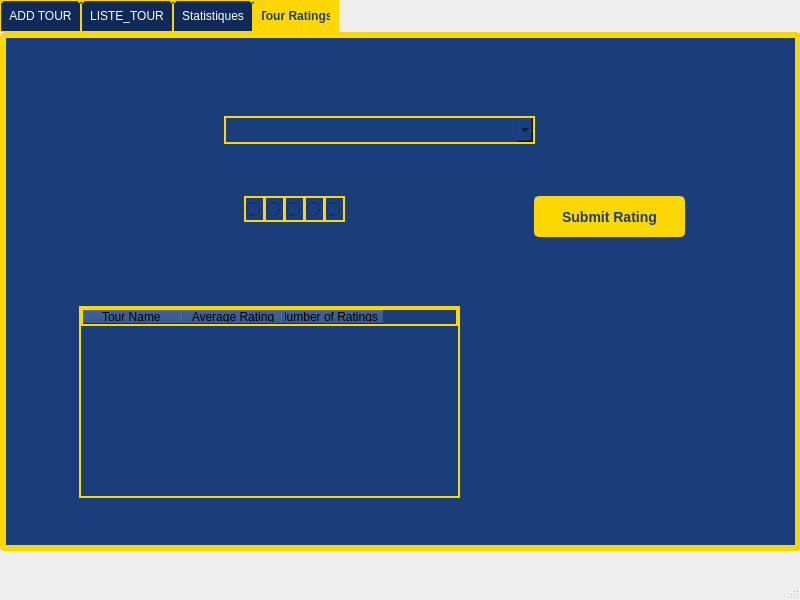
<?xml version="1.0" encoding="UTF-8"?>
<ui version="4.0">
 <class>G_Tours</class>
 <widget class="QMainWindow" name="G_Tours">
  <property name="geometry">
   <rect>
    <x>0</x>
    <y>0</y>
    <width>800</width>
    <height>600</height>
   </rect>
  </property>
  <property name="windowTitle">
   <string>MainWindow</string>
  </property>
  <widget class="QWidget" name="centralwidget">
   <widget class="QTabWidget" name="tableWidgetTours">
    <property name="geometry">
     <rect>
      <x>0</x>
      <y>0</y>
      <width>801</width>
      <height>551</height>
     </rect>
    </property>
    <property name="minimumSize">
     <size>
      <width>801</width>
      <height>551</height>
     </size>
    </property>
    <property name="maximumSize">
     <size>
      <width>801</width>
      <height>551</height>
     </size>
    </property>
    <property name="styleSheet">
     <string notr="true">QWidget {
    background-color: #1A3D7C; /* Bleu foncé inspiré du football */
    border: 2px solid #FFD700; /* Doré pour une touche premium */
}

QLabel {
    color: black;
    font-size: 14px;
    font-weight: bold;
}

QTabWidget::pane {
    border: 2px solid #FFD700;
    background: #1A3D7C;
    border-radius: 5px;
}

QTabBar::tab {
    background: #0E2A58;
    color: white;
    padding: 8px;
    border: 1px solid #FFD700;
    border-top-left-radius: 5px;
    border-top-right-radius: 5px;
}

QTabBar::tab:selected {
    background: #FFD700;
    color: #1A3D7C;
    font-weight: bold;
}

QPushButton {
    background-color: #FFD700;
    color: #1A3D7C;
    border-radius: 5px;
    padding: 8px;
    font-size: 14px;
    font-weight: bold;
}

QPushButton:hover {
    background-color: #FFC107;
}

QLineEdit, QTextEdit {
    background-color: white;
    border: 1px solid #FFD700;
    padding: 5px;
    border-radius: 3px;
}
</string>
    </property>
    <property name="currentIndex">
     <number>3</number>
    </property>
    <widget class="QWidget" name="tab">
     <attribute name="title">
      <string>ADD TOUR</string>
     </attribute>
     <widget class="QPushButton" name="pushButton1">
      <property name="geometry">
       <rect>
        <x>20</x>
        <y>390</y>
        <width>192</width>
        <height>81</height>
       </rect>
      </property>
      <property name="styleSheet">
       <string notr="true">QPushButton {
    background-color: #2E7D32; /* Vert foncé, style football */
    color: white;
    font-size: 14px;
    font-weight: bold;
    padding: 10px;
    border-radius: 5px;
    border: 2px solid #1B5E20; /* Vert plus foncé pour une touche premium */
    transition: background-color 0.3s, border-color 0.3s;
}

QPushButton:hover {
    background-color: #43A047; /* Vert plus clair pour l'effet hover */
    border-color: #388E3C;
}

QPushButton:pressed {
    background-color: #1B5E20; /* Vert très foncé pour effet de pression */
    border-color: #145A32;
}
</string>
      </property>
      <property name="text">
       <string>add</string>
      </property>
     </widget>
     <widget class="QLineEdit" name="linetourname">
      <property name="geometry">
       <rect>
        <x>230</x>
        <y>20</y>
        <width>431</width>
        <height>41</height>
       </rect>
      </property>
      <property name="styleSheet">
       <string notr="true">QLineEdit {
    background-color: #ffffff;  /* White background */
    color: #333333;             /* Dark gray text */
    border: 1px solid #cccccc;  /* Light gray border */
    border-radius: 5px;         /* Rounded corners */
    padding: 10px;              /* Padding for inner space */
    font: 14px &quot;Segoe UI&quot;, sans-serif; /* Modern font */
    transition: all 0.3s ease;  /* Smooth transition for all visual changes */
}

QLineEdit:hover {
    border-color: #007bff;      /* Blue border on hover */
}

QLineEdit:focus {
    border-color: #007bff;      /* Blue border on focus */
    box-shadow: 0 0 5px rgba(0, 123, 255, 0.6); /* Soft blue glow effect */
    background-color: #f7f7f7;  /* Light gray background on focus */
}

QLineEdit:disabled {
    background-color: #f0f0f0;  /* Light gray background when disabled */
    color: #999999;              /* Light gray text when disabled */
    border-color: #dddddd;      /* Light border color */
    cursor: not-allowed;        /* Disabled cursor */
}

QLineEdit::placeholder {
    color: #999999;              /* Placeholder text in light gray */
    font-style: italic;          /* Italic placeholder text */
}
</string>
      </property>
     </widget>
     <widget class="QComboBox" name="comboBox">
      <property name="geometry">
       <rect>
        <x>230</x>
        <y>170</y>
        <width>431</width>
        <height>28</height>
       </rect>
      </property>
      <item>
       <property name="text">
        <string>3</string>
       </property>
      </item>
      <item>
       <property name="text">
        <string>2</string>
       </property>
      </item>
      <item>
       <property name="text">
        <string>1</string>
       </property>
      </item>
     </widget>
     <widget class="QComboBox" name="comboBox_2">
      <property name="geometry">
       <rect>
        <x>230</x>
        <y>120</y>
        <width>431</width>
        <height>28</height>
       </rect>
      </property>
      <item>
       <property name="text">
        <string>Quatre Final</string>
       </property>
      </item>
      <item>
       <property name="text">
        <string>Demi Final</string>
       </property>
      </item>
      <item>
       <property name="text">
        <string>Final</string>
       </property>
      </item>
     </widget>
     <widget class="QDateEdit" name="dateEdit">
      <property name="geometry">
       <rect>
        <x>230</x>
        <y>270</y>
        <width>431</width>
        <height>29</height>
       </rect>
      </property>
     </widget>
     <widget class="QDateEdit" name="dateEdit_2">
      <property name="geometry">
       <rect>
        <x>230</x>
        <y>320</y>
        <width>431</width>
        <height>29</height>
       </rect>
      </property>
     </widget>
     <widget class="QTextEdit" name="textEdit">
      <property name="geometry">
       <rect>
        <x>510</x>
        <y>390</y>
        <width>271</width>
        <height>85</height>
       </rect>
      </property>
      <property name="styleSheet">
       <string notr="true">QTextEdit {
    background-color: white;
    color: black;  /* You can change the text color if needed */
}
</string>
      </property>
     </widget>
     <widget class="QLabel" name="label">
      <property name="geometry">
       <rect>
        <x>80</x>
        <y>20</y>
        <width>141</width>
        <height>31</height>
       </rect>
      </property>
      <property name="text">
       <string>TOURS NAME :</string>
      </property>
     </widget>
     <widget class="QLabel" name="label_2">
      <property name="geometry">
       <rect>
        <x>80</x>
        <y>170</y>
        <width>141</width>
        <height>31</height>
       </rect>
      </property>
      <property name="text">
       <string>TOUR_LEVEL</string>
      </property>
     </widget>
     <widget class="QLabel" name="label_3">
      <property name="geometry">
       <rect>
        <x>80</x>
        <y>120</y>
        <width>141</width>
        <height>31</height>
       </rect>
      </property>
      <property name="text">
       <string>ROUNDS :</string>
      </property>
     </widget>
     <widget class="QLabel" name="label_4">
      <property name="geometry">
       <rect>
        <x>80</x>
        <y>270</y>
        <width>141</width>
        <height>31</height>
       </rect>
      </property>
      <property name="text">
       <string>start_date</string>
      </property>
     </widget>
     <widget class="QLabel" name="label_5">
      <property name="geometry">
       <rect>
        <x>80</x>
        <y>320</y>
        <width>141</width>
        <height>31</height>
       </rect>
      </property>
      <property name="text">
       <string>end_date</string>
      </property>
     </widget>
     <widget class="QLabel" name="label_6">
      <property name="geometry">
       <rect>
        <x>350</x>
        <y>420</y>
        <width>151</width>
        <height>31</height>
       </rect>
      </property>
      <property name="text">
       <string>descreption</string>
      </property>
     </widget>
     <widget class="QLabel" name="label_21">
      <property name="geometry">
       <rect>
        <x>80</x>
        <y>70</y>
        <width>141</width>
        <height>31</height>
       </rect>
      </property>
      <property name="text">
       <string>TOUR_location :</string>
      </property>
     </widget>
     <widget class="QLineEdit" name="linetourname_4">
      <property name="geometry">
       <rect>
        <x>230</x>
        <y>70</y>
        <width>431</width>
        <height>41</height>
       </rect>
      </property>
      <property name="styleSheet">
       <string notr="true">QLineEdit {
    background-color: #ffffff;  /* White background */
    color: #333333;             /* Dark gray text */
    border: 1px solid #cccccc;  /* Light gray border */
    border-radius: 5px;         /* Rounded corners */
    padding: 10px;              /* Padding for inner space */
    font: 14px &quot;Segoe UI&quot;, sans-serif; /* Modern font */
    transition: all 0.3s ease;  /* Smooth transition for all visual changes */
}

QLineEdit:hover {
    border-color: #007bff;      /* Blue border on hover */
}

QLineEdit:focus {
    border-color: #007bff;      /* Blue border on focus */
    box-shadow: 0 0 5px rgba(0, 123, 255, 0.6); /* Soft blue glow effect */
    background-color: #f7f7f7;  /* Light gray background on focus */
}

QLineEdit:disabled {
    background-color: #f0f0f0;  /* Light gray background when disabled */
    color: #999999;              /* Light gray text when disabled */
    border-color: #dddddd;      /* Light border color */
    cursor: not-allowed;        /* Disabled cursor */
}

QLineEdit::placeholder {
    color: #999999;              /* Placeholder text in light gray */
    font-style: italic;          /* Italic placeholder text */
}
</string>
      </property>
     </widget>
     <widget class="QLabel" name="label_22">
      <property name="geometry">
       <rect>
        <x>80</x>
        <y>220</y>
        <width>141</width>
        <height>31</height>
       </rect>
      </property>
      <property name="text">
       <string>status :</string>
      </property>
     </widget>
     <widget class="QComboBox" name="comboBox_7">
      <property name="geometry">
       <rect>
        <x>230</x>
        <y>220</y>
        <width>431</width>
        <height>28</height>
       </rect>
      </property>
      <item>
       <property name="text">
        <string>active</string>
       </property>
      </item>
      <item>
       <property name="text">
        <string>non active</string>
       </property>
      </item>
     </widget>
    </widget>
    <widget class="QWidget" name="tab_2">
     <attribute name="title">
      <string>LISTE_TOUR</string>
     </attribute>
     <widget class="QPushButton" name="pushButton_4">
      <property name="geometry">
       <rect>
        <x>100</x>
        <y>420</y>
        <width>83</width>
        <height>51</height>
       </rect>
      </property>
      <property name="styleSheet">
       <string notr="true">QPushButton *championsButton = new QPushButton(&quot;Champions League&quot;, rightPanel);
championsButton-&gt;setGeometry(50, 50, 200, 50); // Position and size of the button

// Applying the stylesheet for the button
championsButton-&gt;setStyleSheet(
    &quot;background-color: #005bbb; &quot;
    &quot;color: white; &quot;
    &quot;font: bold 14px; &quot;
    &quot;padding: 10px 20px; &quot;
    &quot;border: 2px solid #003366; &quot;
    &quot;border-radius: 12px; &quot;
    &quot;text-align: center; &quot;
    &quot;box-shadow: 0 4px 8px rgba(0, 0, 0, 0.3);&quot;
    &quot;QPushButton:hover { &quot;
    &quot;background-color: #003366; &quot;
    &quot;border: 2px solid #005bbb; &quot;
    &quot;} &quot;
    &quot;QPushButton:pressed { &quot;
    &quot;background-color: #001f3d; &quot;
    &quot;border: 2px solid #003366; &quot;
    &quot;box-shadow: 0 2px 4px rgba(0, 0, 0, 0.5); &quot;
    &quot;} &quot;
    &quot;QPushButton:focus { &quot;
    &quot;outline: none; &quot;
    &quot;}&quot;
);
</string>
      </property>
      <property name="text">
       <string>update</string>
      </property>
     </widget>
     <widget class="QPushButton" name="pushButton_3">
      <property name="geometry">
       <rect>
        <x>100</x>
        <y>370</y>
        <width>83</width>
        <height>41</height>
       </rect>
      </property>
      <property name="styleSheet">
       <string notr="true">QPushButton *championsButton = new QPushButton(&quot;Champions League&quot;, rightPanel);
championsButton-&gt;setGeometry(50, 50, 200, 50); // Position and size of the button

// Applying the stylesheet for the button
championsButton-&gt;setStyleSheet(
    &quot;background-color: #005bbb; &quot;
    &quot;color: white; &quot;
    &quot;font: bold 14px; &quot;
    &quot;padding: 10px 20px; &quot;
    &quot;border: 2px solid #003366; &quot;
    &quot;border-radius: 12px; &quot;
    &quot;text-align: center; &quot;
    &quot;box-shadow: 0 4px 8px rgba(0, 0, 0, 0.3);&quot;
    &quot;QPushButton:hover { &quot;
    &quot;background-color: #003366; &quot;
    &quot;border: 2px solid #005bbb; &quot;
    &quot;} &quot;
    &quot;QPushButton:pressed { &quot;
    &quot;background-color: #001f3d; &quot;
    &quot;border: 2px solid #003366; &quot;
    &quot;box-shadow: 0 2px 4px rgba(0, 0, 0, 0.5); &quot;
    &quot;} &quot;
    &quot;QPushButton:focus { &quot;
    &quot;outline: none; &quot;
    &quot;}&quot;
);
</string>
      </property>
      <property name="text">
       <string>delete</string>
      </property>
     </widget>
     <widget class="QTableWidget" name="linetourname_5">
      <property name="geometry">
       <rect>
        <x>10</x>
        <y>140</y>
        <width>781</width>
        <height>192</height>
       </rect>
      </property>
      <property name="rowCount">
       <number>0</number>
      </property>
      <property name="columnCount">
       <number>8</number>
      </property>
      <column>
       <property name="text">
        <string>tour id</string>
       </property>
      </column>
      <column>
       <property name="text">
        <string>tour name</string>
       </property>
      </column>
      <column>
       <property name="text">
        <string/>
       </property>
      </column>
      <column>
       <property name="text">
        <string/>
       </property>
      </column>
      <column>
       <property name="text">
        <string>Rounds</string>
       </property>
      </column>
      <column>
       <property name="text">
        <string>End Date</string>
       </property>
      </column>
      <column>
       <property name="text">
        <string>Start Date</string>
       </property>
      </column>
      <column>
       <property name="text">
        <string>Status</string>
       </property>
      </column>
     </widget>
     <widget class="QLineEdit" name="lineEdit">
      <property name="geometry">
       <rect>
        <x>200</x>
        <y>10</y>
        <width>411</width>
        <height>31</height>
       </rect>
      </property>
      <property name="styleSheet">
       <string notr="true">QLineEdit {
    border: 2px solid #0077cc;  /* Bleu professionnel */
    border-radius: 8px;         /* Coins arrondis */
    padding: 6px 12px;          /* Espacement interne */
    font-size: 14px;            /* Taille du texte */
    color: #333;                /* Couleur du texte */
    background-color: #f8f8f8;  /* Fond légèrement gris */
    selection-background-color: #0077cc; /* Couleur de sélection */
}

/* Effet au survol */
QLineEdit:hover {
    border: 2px solid #005fa3; /* Bleu plus foncé */
}

/* Effet quand on clique (focus) */
QLineEdit:focus {
    border: 2px solid #004080;
    background-color: white;
}
</string>
      </property>
      <property name="text">
       <string/>
      </property>
     </widget>
     <widget class="QLabel" name="label_13">
      <property name="geometry">
       <rect>
        <x>50</x>
        <y>10</y>
        <width>101</width>
        <height>31</height>
       </rect>
      </property>
      <property name="text">
       <string>Rechercher :</string>
      </property>
     </widget>
     <widget class="QRadioButton" name="radioName">
      <property name="geometry">
       <rect>
        <x>140</x>
        <y>50</y>
        <width>112</width>
        <height>26</height>
       </rect>
      </property>
      <property name="text">
       <string>Name</string>
      </property>
     </widget>
     <widget class="QRadioButton" name="radioRounds">
      <property name="geometry">
       <rect>
        <x>300</x>
        <y>50</y>
        <width>112</width>
        <height>26</height>
       </rect>
      </property>
      <property name="text">
       <string>Rounds</string>
      </property>
     </widget>
     <widget class="QRadioButton" name="radioLevel">
      <property name="geometry">
       <rect>
        <x>460</x>
        <y>50</y>
        <width>112</width>
        <height>26</height>
       </rect>
      </property>
      <property name="text">
       <string>Level</string>
      </property>
     </widget>
     <widget class="QPushButton" name="pushButton_exportPDF">
      <property name="geometry">
       <rect>
        <x>350</x>
        <y>390</y>
        <width>101</width>
        <height>51</height>
       </rect>
      </property>
      <property name="styleSheet">
       <string notr="true">QPushButton {
    background-color: #2E7D32; /* Vert foncé, style football */
    color: white;
    font-size: 14px;
    font-weight: bold;
    padding: 10px;
    border-radius: 5px;
    border: 2px solid #1B5E20; /* Vert plus foncé pour une touche premium */
    transition: background-color 0.3s, border-color 0.3s;
}

QPushButton:hover {
    background-color: #43A047; /* Vert plus clair pour l'effet hover */
    border-color: #388E3C;
}

QPushButton:pressed {
    background-color: #1B5E20; /* Vert très foncé pour effet de pression */
    border-color: #145A32;
}
</string>
      </property>
      <property name="text">
       <string>pdf</string>
      </property>
      <property name="icon">
       <iconset theme="QIcon::ThemeIcon::MailAttachment"/>
      </property>
     </widget>
    </widget>
    <widget class="QWidget" name="tab_3">
     <attribute name="title">
      <string>Statistiques</string>
     </attribute>
     <widget class="QLabel" name="label_7">
      <property name="geometry">
       <rect>
        <x>130</x>
        <y>90</y>
        <width>121</width>
        <height>20</height>
       </rect>
      </property>
      <property name="text">
       <string>TOURS ACTIVE </string>
      </property>
     </widget>
     <widget class="QLCDNumber" name="lcdActive">
      <property name="geometry">
       <rect>
        <x>90</x>
        <y>160</y>
        <width>201</width>
        <height>231</height>
       </rect>
      </property>
     </widget>
     <widget class="QLCDNumber" name="lcdNonActive">
      <property name="geometry">
       <rect>
        <x>390</x>
        <y>160</y>
        <width>201</width>
        <height>231</height>
       </rect>
      </property>
     </widget>
     <widget class="QLabel" name="label_8">
      <property name="geometry">
       <rect>
        <x>410</x>
        <y>90</y>
        <width>161</width>
        <height>20</height>
       </rect>
      </property>
      <property name="text">
       <string>TOURS NON ACTIVE </string>
      </property>
     </widget>
     <widget class="QPushButton" name="pushButton">
      <property name="geometry">
       <rect>
        <x>270</x>
        <y>440</y>
        <width>171</width>
        <height>41</height>
       </rect>
      </property>
      <property name="styleSheet">
       <string notr="true">QPushButton {
    background-color: #2E7D32; /* Vert foncé, style football */
    color: white;
    font-size: 14px;
    font-weight: bold;
    padding: 10px;
    border-radius: 5px;
    border: 2px solid #1B5E20; /* Vert plus foncé pour une touche premium */
    transition: background-color 0.3s, border-color 0.3s;
}

QPushButton:hover {
    background-color: #43A047; /* Vert plus clair pour l'effet hover */
    border-color: #388E3C;
}

QPushButton:pressed {
    background-color: #1B5E20; /* Vert très foncé pour effet de pression */
    border-color: #145A32;
}
</string>
      </property>
      <property name="text">
       <string>statistique</string>
      </property>
     </widget>
    </widget>
    <widget class="QWidget" name="tab_4">
     <attribute name="title">
      <string>Tour Ratings</string>
     </attribute>
     <widget class="QRadioButton" name="radioButton">
      <property name="geometry">
       <rect>
        <x>240</x>
        <y>160</y>
        <width>21</width>
        <height>26</height>
       </rect>
      </property>
      <property name="text">
       <string/>
      </property>
     </widget>
     <widget class="QRadioButton" name="radioButton_2">
      <property name="geometry">
       <rect>
        <x>260</x>
        <y>160</y>
        <width>21</width>
        <height>26</height>
       </rect>
      </property>
      <property name="text">
       <string/>
      </property>
     </widget>
     <widget class="QRadioButton" name="radioButton_3">
      <property name="geometry">
       <rect>
        <x>280</x>
        <y>160</y>
        <width>21</width>
        <height>26</height>
       </rect>
      </property>
      <property name="text">
       <string/>
      </property>
     </widget>
     <widget class="QRadioButton" name="radioButton_4">
      <property name="geometry">
       <rect>
        <x>300</x>
        <y>160</y>
        <width>21</width>
        <height>26</height>
       </rect>
      </property>
      <property name="text">
       <string/>
      </property>
     </widget>
     <widget class="QRadioButton" name="radioButton_5">
      <property name="geometry">
       <rect>
        <x>320</x>
        <y>160</y>
        <width>21</width>
        <height>26</height>
       </rect>
      </property>
      <property name="text">
       <string/>
      </property>
     </widget>
     <widget class="QPushButton" name="pushButton_2">
      <property name="geometry">
       <rect>
        <x>530</x>
        <y>160</y>
        <width>151</width>
        <height>41</height>
       </rect>
      </property>
      <property name="text">
       <string>Submit Rating</string>
      </property>
     </widget>
     <widget class="QTableWidget" name="tableWidget">
      <property name="geometry">
       <rect>
        <x>75</x>
        <y>270</y>
        <width>381</width>
        <height>192</height>
       </rect>
      </property>
      <column>
       <property name="text">
        <string>Tour Name </string>
       </property>
      </column>
      <column>
       <property name="text">
        <string>Average Rating</string>
       </property>
      </column>
      <column>
       <property name="text">
        <string>Number of Ratings   </string>
       </property>
      </column>
     </widget>
     <widget class="QComboBox" name="comboBox_3">
      <property name="geometry">
       <rect>
        <x>220</x>
        <y>80</y>
        <width>311</width>
        <height>28</height>
       </rect>
      </property>
     </widget>
    </widget>
   </widget>
  </widget>
  <widget class="QMenuBar" name="menubar">
   <property name="geometry">
    <rect>
     <x>0</x>
     <y>0</y>
     <width>800</width>
     <height>25</height>
    </rect>
   </property>
  </widget>
  <widget class="QStatusBar" name="statusbar"/>
 </widget>
 <resources/>
 <connections/>
</ui>
